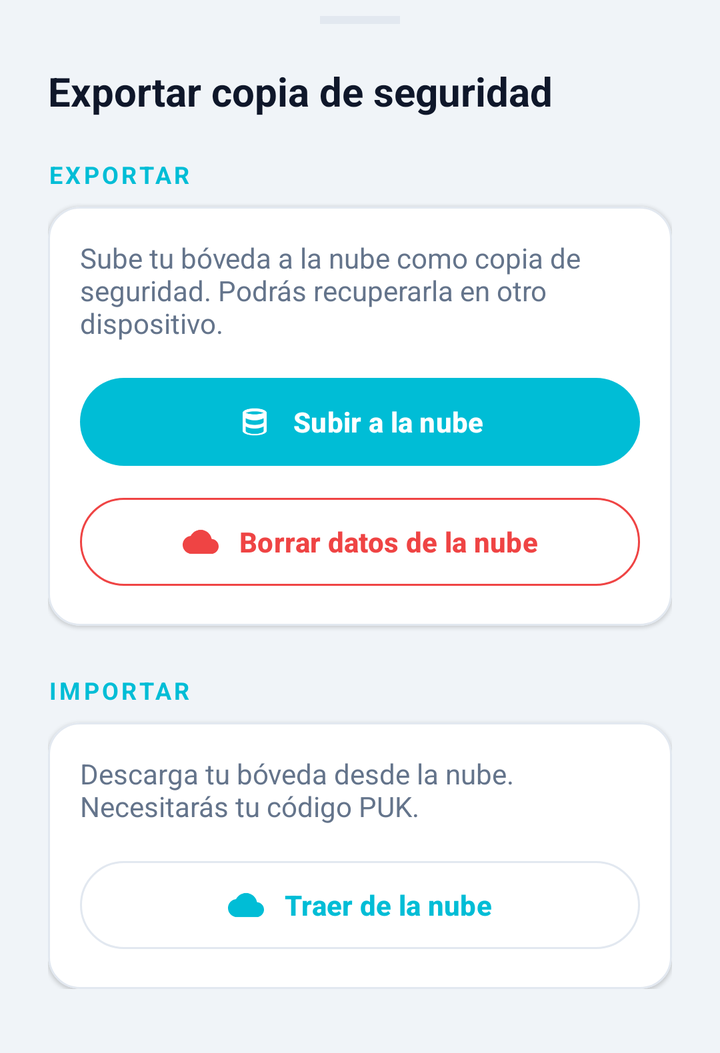
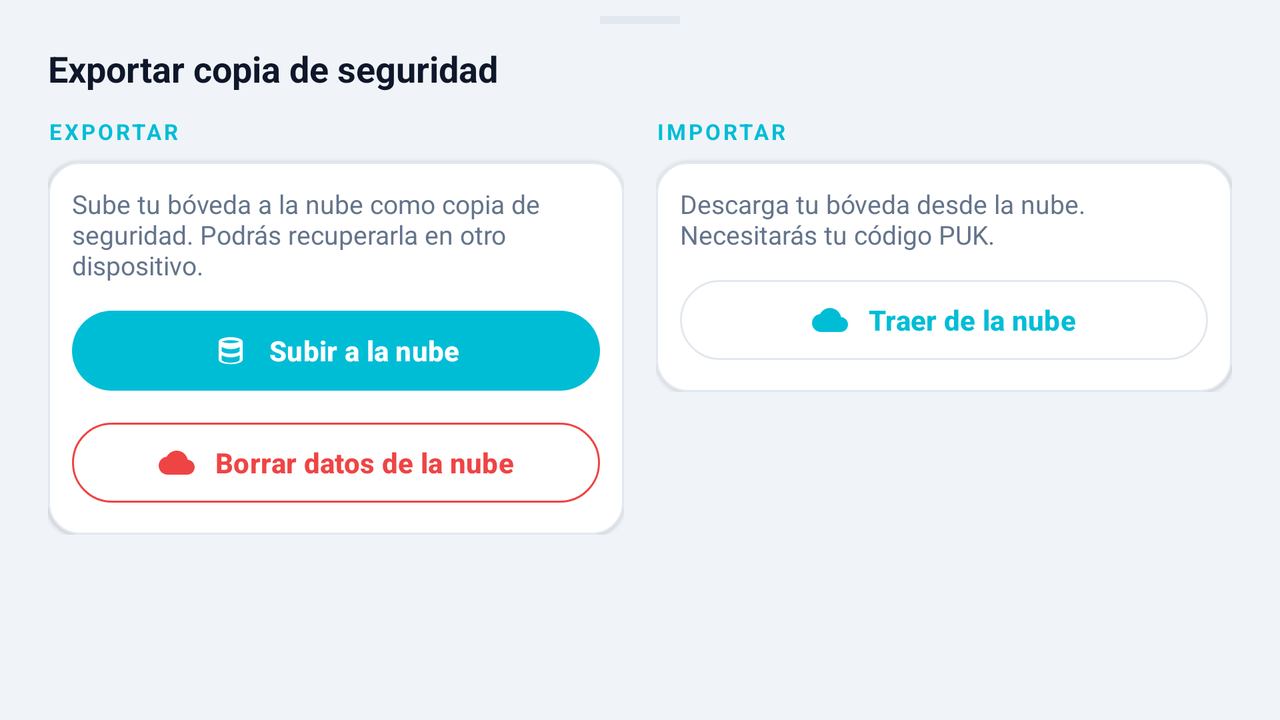

The same Android screen from two of the app's own layout files: first res/layout/ as a phone draws it, then the repository's variant for another configuration, drawn on a device whose configuration selects that folder. Both files follow.
<!-- AndroidManifest.xml: application theme Theme.Clef -->
<!-- res/layout/dialog_import_export.xml -->
<?xml version="1.0" encoding="utf-8"?>
<LinearLayout xmlns:android="http://schemas.android.com/apk/res/android"
    xmlns:app="http://schemas.android.com/apk/res-auto"
    android:layout_width="match_parent"
    android:layout_height="wrap_content"
    android:orientation="vertical"
    android:paddingStart="24dp"
    android:paddingEnd="24dp"
    android:paddingTop="8dp"
    android:paddingBottom="32dp">

    
    <View
        android:layout_width="40dp"
        android:layout_height="4dp"
        android:layout_gravity="center_horizontal"
        android:layout_marginBottom="20dp"
        android:background="@color/clef_border"
        android:backgroundTint="?attr/colorOutline" />

    <TextView
        android:layout_width="match_parent"
        android:layout_height="wrap_content"
        android:layout_marginBottom="20dp"
        android:text="@string/import_export_title"
        android:textColor="?attr/colorOnSurface"
        android:textSize="20sp"
        android:textStyle="bold" />

    

    <TextView
        android:layout_width="match_parent"
        android:layout_height="wrap_content"
        android:layout_marginBottom="8dp"
        android:text="@string/export_section_title"
        android:textAllCaps="true"
        android:letterSpacing="0.12"
        android:textSize="12sp"
        android:textStyle="bold"
        android:textColor="?attr/colorPrimary" />

    <com.google.android.material.card.MaterialCardView
        android:layout_width="match_parent"
        android:layout_height="wrap_content"
        android:layout_marginBottom="24dp"
        app:cardBackgroundColor="@color/clef_card_surface"
        app:cardCornerRadius="16dp"
        app:cardElevation="1dp"
        app:strokeColor="@color/clef_border"
        app:strokeWidth="1dp">

        <LinearLayout
            android:layout_width="match_parent"
            android:layout_height="wrap_content"
            android:orientation="vertical"
            android:padding="16dp">

            <TextView
                android:layout_width="match_parent"
                android:layout_height="wrap_content"
                android:layout_marginBottom="14dp"
                android:text="@string/export_description"
                android:textColor="?attr/colorOnSurfaceVariant"
                android:textSize="14sp" />

            <com.google.android.material.button.MaterialButton
                android:id="@+id/btnExport"
                android:layout_width="match_parent"
                android:layout_height="52dp"
                android:text="@string/export_button"
                android:textStyle="bold"
                app:icon="@drawable/ic_database_24"
                app:iconGravity="textStart"
                app:iconPadding="10dp" />

            <com.google.android.material.button.MaterialButton
                android:id="@+id/btnRemoveFromCloud"
                style="@style/Widget.Material3.Button.OutlinedButton"
                android:layout_width="match_parent"
                android:layout_height="52dp"
                android:layout_marginTop="8dp"
                android:text="@string/delete_cloud_button"
                android:textStyle="bold"
                app:icon="@drawable/ic_cloud_24"
                app:iconGravity="textStart"
                app:iconPadding="10dp"
                app:strokeColor="#FFEF4444"
                app:iconTint="#FFEF4444"
                android:textColor="#FFEF4444" />

        </LinearLayout>
    </com.google.android.material.card.MaterialCardView>

    

    <TextView
        android:layout_width="match_parent"
        android:layout_height="wrap_content"
        android:layout_marginBottom="8dp"
        android:text="@string/import_section_title"
        android:textAllCaps="true"
        android:letterSpacing="0.12"
        android:textSize="12sp"
        android:textStyle="bold"
        android:textColor="?attr/colorPrimary" />

    <com.google.android.material.card.MaterialCardView
        android:layout_width="match_parent"
        android:layout_height="wrap_content"
        app:cardBackgroundColor="@color/clef_card_surface"
        app:cardCornerRadius="16dp"
        app:cardElevation="1dp"
        app:strokeColor="@color/clef_border"
        app:strokeWidth="1dp">

        <LinearLayout
            android:layout_width="match_parent"
            android:layout_height="wrap_content"
            android:orientation="vertical"
            android:padding="16dp">

            <TextView
                android:layout_width="match_parent"
                android:layout_height="wrap_content"
                android:layout_marginBottom="14dp"
                android:text="@string/import_description"
                android:textColor="?attr/colorOnSurfaceVariant"
                android:textSize="14sp" />

            <com.google.android.material.button.MaterialButton
                android:id="@+id/btnImport"
                style="@style/Widget.Material3.Button.OutlinedButton"
                android:layout_width="match_parent"
                android:layout_height="52dp"
                android:text="@string/import_button"
                android:textStyle="bold"
                app:icon="@drawable/ic_cloud_24"
                app:iconGravity="textStart"
                app:iconPadding="10dp" />

        </LinearLayout>
    </com.google.android.material.card.MaterialCardView>

</LinearLayout>
<!-- resources referenced by this layout -->
<resources>
  <color name="clef_border">#E2E8F0</color>
  <color name="clef_card_surface">#FFFFFF</color>
  <!-- drawable ic_cloud_24 (drawable) -->
  <vector xmlns:android="http://schemas.android.com/apk/res/android"
      android:width="24dp"
      android:height="24dp"
      android:viewportWidth="24"
      android:viewportHeight="24">
      <path
          android:fillColor="?attr/colorOnSurface"
          android:pathData="M19.35,10.04C18.67,6.59 15.64,4 12,4 9.11,4 6.6,5.64 5.35,8.04 2.34,8.36 0,10.91 0,14c0,3.31 2.69,6 6,6h13c2.76,0 5,-2.24 5,-5 0,-2.64 -2.05,-4.78 -4.65,-4.96z" />
  </vector>
  <!-- drawable ic_database_24 (drawable) -->
  <?xml version="1.0" encoding="utf-8"?>
  <vector xmlns:android="http://schemas.android.com/apk/res/android"
      android:width="24dp"
      android:height="24dp"
      android:viewportWidth="24"
      android:viewportHeight="24">
      <path
          android:fillColor="?attr/colorOnSurfaceVariant"
          android:pathData="M12,3c-4.42,0 -8,1.34 -8,3v12c0,1.66 3.58,3 8,3s8,-1.34 8,-3V6c0,-1.66 -3.58,-3 -8,-3zM12,5c3.87,0 6,1.07 6,1s-2.13,1 -6,1 -6,-1.07 -6,-1 2.13,-1 6,-1zM6,9.5c1.4,0.84 3.74,1.5 6,1.5s4.6,-0.66 6,-1.5V12c0,0.93 -2.13,2 -6,2s-6,-1.07 -6,-2V9.5zM6,15c1.4,0.84 3.74,1.5 6,1.5s4.6,-0.66 6,-1.5V18c0,0.93 -2.13,2 -6,2s-6,-1.07 -6,-2V15z" />
  </vector>
  <string name="delete_cloud_button">Borrar datos de la nube</string>
  <string name="export_button">Subir a la nube</string>
  <string name="export_description">Sube tu bóveda a la nube como copia de seguridad. Podrás recuperarla en otro dispositivo.</string>
  <string name="export_section_title">Exportar</string>
  <string name="import_button">Traer de la nube</string>
  <string name="import_description">Descarga tu bóveda desde la nube. Necesitarás tu código PUK.</string>
  <string name="import_export_title">Exportar copia de seguridad</string>
  <string name="import_section_title">Importar</string>
  <style name="Theme.Clef" parent="Base.Theme.Clef" />
  <style name="Base.Theme.Clef" parent="Theme.Material3.DayNight.NoActionBar">
          <item name="colorPrimary">@color/clef_primary</item>
          <item name="colorOnPrimary">@color/clef_on_primary</item>
          <item name="colorPrimaryContainer">@color/clef_primary_container</item>
          <item name="colorOnPrimaryContainer">@color/clef_on_primary_container</item>
          <item name="colorSecondary">@color/clef_secondary</item>
          <item name="colorSurface">@color/clef_surface</item>
          <item name="colorOnSurface">@color/clef_on_surface</item>
          <item name="colorSurfaceVariant">@color/clef_input_surface</item>
          <item name="colorOnSurfaceVariant">@color/clef_text_muted</item>
          <item name="colorOutline">@color/clef_border</item>
          <item name="android:colorBackground">@color/clef_background</item>
      </style>
  <color name="clef_primary">#00BDD6</color>
  <color name="clef_on_primary">#FFFFFF</color>
  <color name="clef_primary_container">#CFF7FB</color>
  <color name="clef_on_primary_container">#00363D</color>
  <color name="clef_secondary">#0077B6</color>
  <color name="clef_surface">#F0F4F8</color>
  <color name="clef_on_surface">#0F172A</color>
  <color name="clef_input_surface">#FFFFFF</color>
  <color name="clef_text_muted">#64748B</color>
  <color name="clef_background">#F0F4F8</color>
</resources>
<!-- res/layout-land/dialog_import_export.xml (the repository's variant of the layout above) -->
<!-- drawn on the phone turned sideways -->
<?xml version="1.0" encoding="utf-8"?>
<ScrollView xmlns:android="http://schemas.android.com/apk/res/android"
    xmlns:app="http://schemas.android.com/apk/res-auto"
    android:layout_width="match_parent"
    android:layout_height="match_parent"
    android:fillViewport="true">

    <LinearLayout
        android:layout_width="match_parent"
        android:layout_height="wrap_content"
        android:orientation="vertical"
        android:paddingStart="24dp"
        android:paddingEnd="24dp"
        android:paddingTop="8dp"
        android:paddingBottom="16dp">

        <View
            android:layout_width="40dp"
            android:layout_height="4dp"
            android:layout_gravity="center_horizontal"
            android:layout_marginBottom="10dp"
            android:background="@color/clef_border"
            android:backgroundTint="?attr/colorOutline" />

        <TextView
            android:layout_width="match_parent"
            android:layout_height="wrap_content"
            android:layout_marginBottom="12dp"
            android:text="@string/import_export_title"
            android:textColor="?attr/colorOnSurface"
            android:textSize="18sp"
            android:textStyle="bold" />

        <LinearLayout
            android:layout_width="match_parent"
            android:layout_height="wrap_content"
            android:orientation="horizontal">

            
            <LinearLayout
                android:layout_width="0dp"
                android:layout_height="wrap_content"
                android:layout_weight="1"
                android:orientation="vertical"
                android:paddingEnd="8dp">

                <TextView
                    android:layout_width="match_parent"
                    android:layout_height="wrap_content"
                    android:layout_marginBottom="8dp"
                    android:text="@string/export_section_title"
                    android:textAllCaps="true"
                    android:letterSpacing="0.12"
                    android:textSize="11sp"
                    android:textStyle="bold"
                    android:textColor="?attr/colorPrimary" />

                <com.google.android.material.card.MaterialCardView
                    android:layout_width="match_parent"
                    android:layout_height="wrap_content"
                    app:cardBackgroundColor="@color/clef_card_surface"
                    app:cardCornerRadius="16dp"
                    app:cardElevation="1dp"
                    app:strokeColor="@color/clef_border"
                    app:strokeWidth="1dp">

                    <LinearLayout
                        android:layout_width="match_parent"
                        android:layout_height="wrap_content"
                        android:orientation="vertical"
                        android:padding="12dp">

                        <TextView
                            android:layout_width="match_parent"
                            android:layout_height="wrap_content"
                            android:layout_marginBottom="10dp"
                            android:text="@string/export_description"
                            android:textColor="?attr/colorOnSurfaceVariant"
                            android:textSize="13sp" />

                        <com.google.android.material.button.MaterialButton
                            android:id="@+id/btnExport"
                            android:layout_width="match_parent"
                            android:layout_height="48dp"
                            android:text="@string/export_button"
                            android:textStyle="bold"
                            app:icon="@drawable/ic_database_24"
                            app:iconGravity="textStart"
                            app:iconPadding="10dp" />

                        <com.google.android.material.button.MaterialButton
                            android:id="@+id/btnRemoveFromCloud"
                            style="@style/Widget.Material3.Button.OutlinedButton"
                            android:layout_width="match_parent"
                            android:layout_height="48dp"
                            android:layout_marginTop="8dp"
                            android:text="@string/delete_cloud_button"
                            android:textStyle="bold"
                            app:icon="@drawable/ic_cloud_24"
                            app:iconGravity="textStart"
                            app:iconPadding="10dp"
                            app:strokeColor="#FFEF4444"
                            app:iconTint="#FFEF4444"
                            android:textColor="#FFEF4444" />

                    </LinearLayout>
                </com.google.android.material.card.MaterialCardView>

            </LinearLayout>

            
            <LinearLayout
                android:layout_width="0dp"
                android:layout_height="wrap_content"
                android:layout_weight="1"
                android:orientation="vertical"
                android:paddingStart="8dp">

                <TextView
                    android:layout_width="match_parent"
                    android:layout_height="wrap_content"
                    android:layout_marginBottom="8dp"
                    android:text="@string/import_section_title"
                    android:textAllCaps="true"
                    android:letterSpacing="0.12"
                    android:textSize="11sp"
                    android:textStyle="bold"
                    android:textColor="?attr/colorPrimary" />

                <com.google.android.material.card.MaterialCardView
                    android:layout_width="match_parent"
                    android:layout_height="wrap_content"
                    app:cardBackgroundColor="@color/clef_card_surface"
                    app:cardCornerRadius="16dp"
                    app:cardElevation="1dp"
                    app:strokeColor="@color/clef_border"
                    app:strokeWidth="1dp">

                    <LinearLayout
                        android:layout_width="match_parent"
                        android:layout_height="wrap_content"
                        android:orientation="vertical"
                        android:padding="12dp">

                        <TextView
                            android:layout_width="match_parent"
                            android:layout_height="wrap_content"
                            android:layout_marginBottom="10dp"
                            android:text="@string/import_description"
                            android:textColor="?attr/colorOnSurfaceVariant"
                            android:textSize="13sp" />

                        <com.google.android.material.button.MaterialButton
                            android:id="@+id/btnImport"
                            style="@style/Widget.Material3.Button.OutlinedButton"
                            android:layout_width="match_parent"
                            android:layout_height="48dp"
                            android:text="@string/import_button"
                            android:textStyle="bold"
                            app:icon="@drawable/ic_cloud_24"
                            app:iconGravity="textStart"
                            app:iconPadding="10dp" />

                    </LinearLayout>
                </com.google.android.material.card.MaterialCardView>

            </LinearLayout>

        </LinearLayout>

    </LinearLayout>
</ScrollView>
